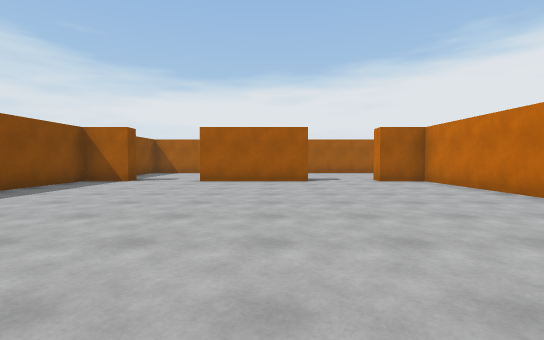
[1] (above)

16 first-person views from a walk through a Unity game level. The camera is 1.2 m above the floor, tilts 2° down and sees 85° across. The floor is counted in squares, 2 m on a side. Each view is taken from the middle of a square. On the plan, view 1 faces up. The plan holds only what a view shows up to about 9 squares ahead; the rest is blank.

[2]
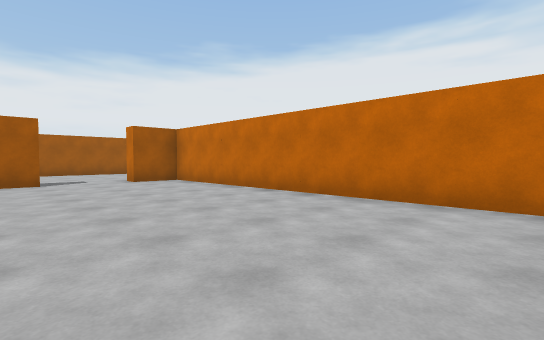

[3]
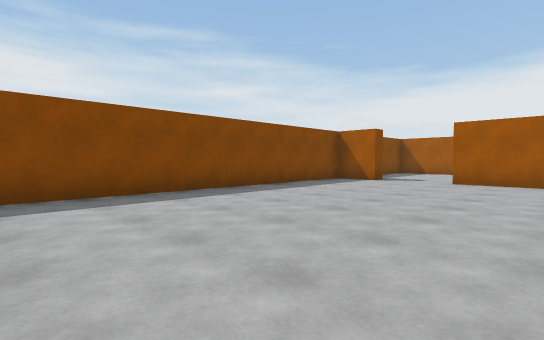

[4]
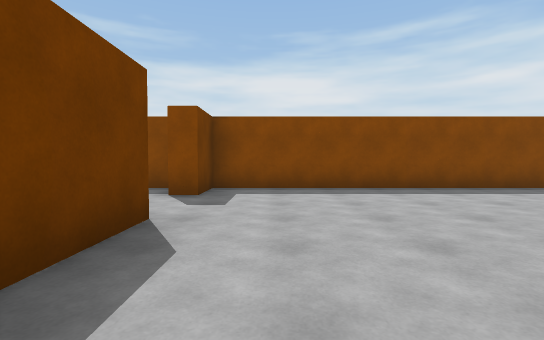

[5]
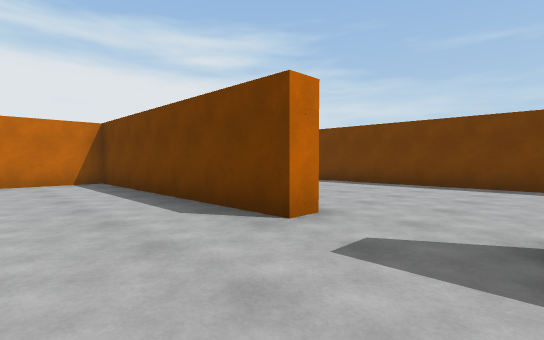

[6]
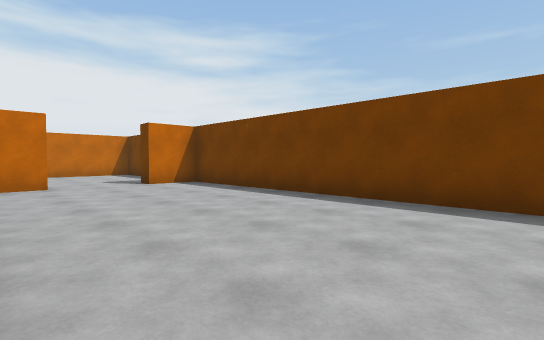

[7]
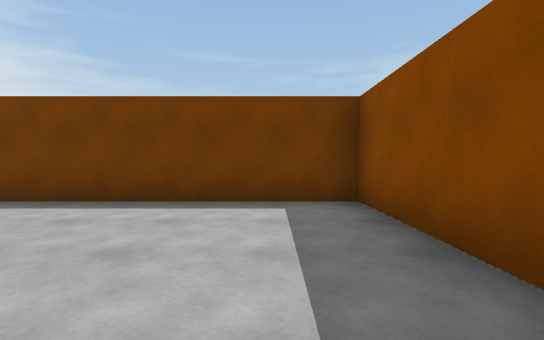

[8]
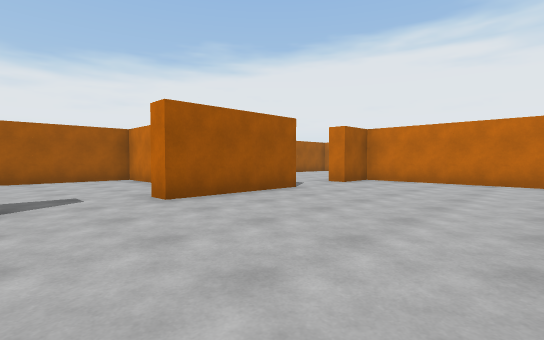

[9]
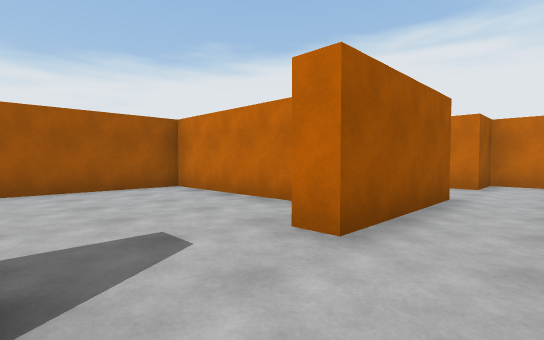

[10]
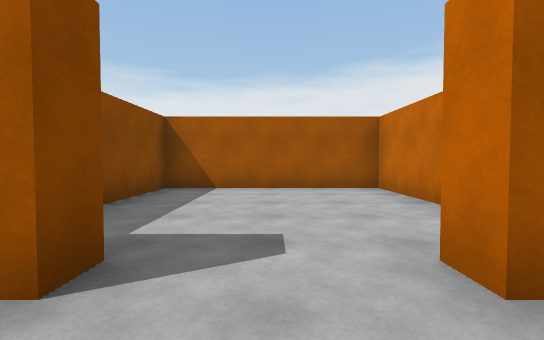

[11]
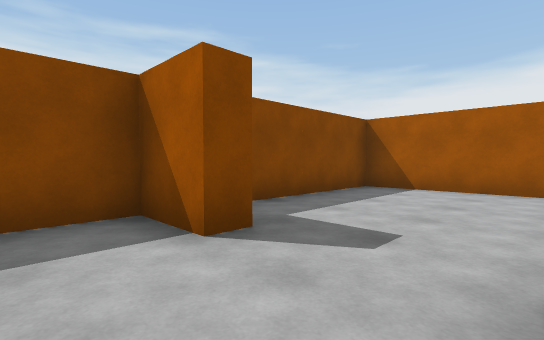

[12]
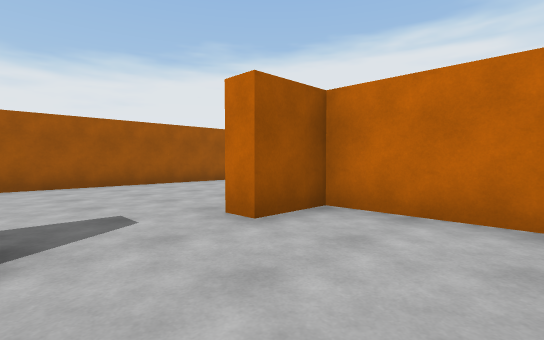

[13]
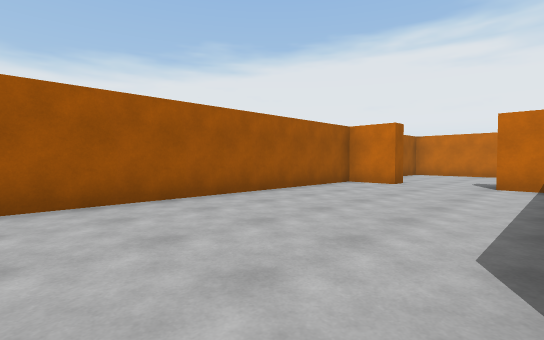

[14]
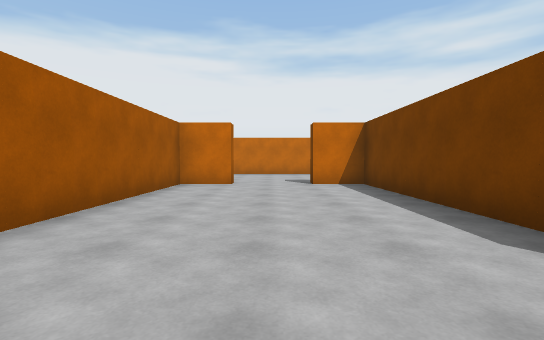

[15]
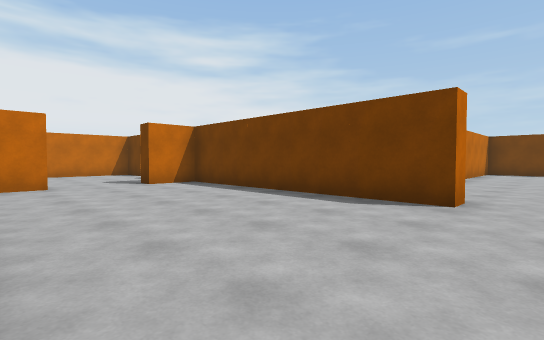

[16]
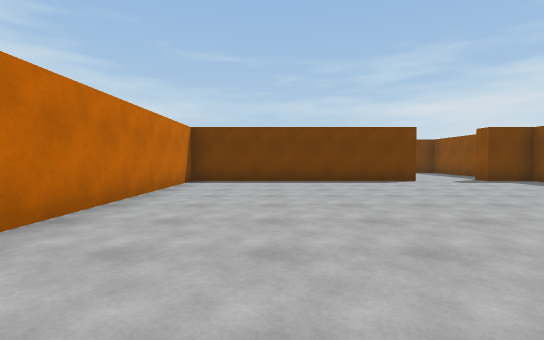

### Floor plan
Ten units are one square. View 1 is at (0, 0); x grows to the right and y downward. Boxes are objects, and circles mark ways between rooms. Rooms are numbered by the first view taken in them; rooms with no view inside come last. Other rooms are left out.
<svg viewBox="-57 -137 162 205">
<path fill="none" stroke="#000" d="M10 -82 -20 -82 -20 -88M-20 12 43 12 43 -82 30 -82M-40 -89 -40 -82 -52 -82 -52 12 -40 12M-20 18 -20 12M-40 12 -40 18M-52 21 -52 63 43 63 43 50M43 30 43 22M30 -82 30 -87 92 -87 92 -100M92 -120 92 -132 12 -132M-7 -98 -7 -132 -52 -132 -52 -98"/>
<circle cx="-35" cy="10" r="3" fill="#2a7"/>
<circle cx="15" cy="-90" r="3" fill="#2a7"/>
<circle cx="-35" cy="-90" r="3" fill="#2a7"/>
<text x="-10" y="-40">1</text>
<text x="-10" y="40">2</text>
<text x="50" y="-110">3</text>
<text x="-30" y="-120">4</text>
</svg>
Room 1 opens to room 2. Room 1 opens to room 3. Room 1 opens to room 4.

Where each view was taken, in squares from view 1:
view 1: 0 up, 0 right, facing up
view 2: 0 up, 0 right, facing up-right
view 3: 0 up, 0 right, facing up-left
view 4: 0 up, 1 right, facing left
view 5: 1 up, 4 left, facing down-right
view 6: 2 down, 3 left, facing down-right
view 7: 2 down, 4 left, facing down
view 8: 4 up, 4 left, facing up-right
view 9: 7 up, 4 left, facing up-right
view 10: 7 up, 3 left, facing up
view 11: 7 up, 2 left, facing up-left
view 12: 6 up, 1 right, facing up-right
view 13: 9 up, 2 right, facing up-right
view 14: 11 up, 2 right, facing right
view 15: 13 up, 2 right, facing down-right
view 16: 7 up, 2 right, facing down
